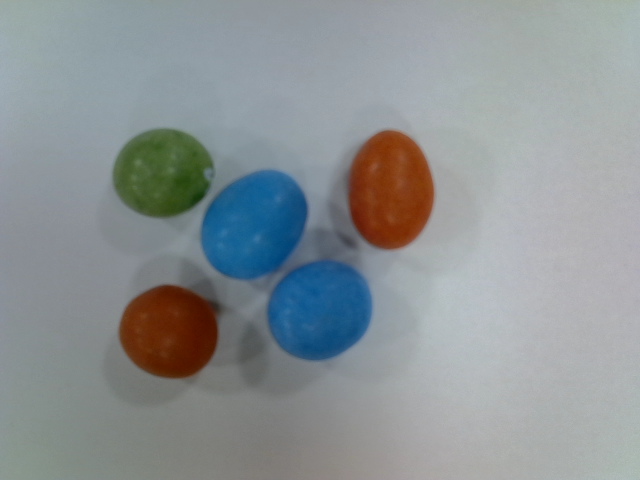
#> input picture SmartiesDetector/img_1.png, 640 x 480 px
$ python -i smartiesDetection.py   (imports and definitions only)
#> lines starting #> are read from the running program, lines starting #| are printed output that depends on the picture; after the words box and inside, x2 and y2 are one past the last pixel; in counts of white or black regions, pixels touching at a corner belong together
#> further down, picture is the input picture: shape (480, 640, 3); mean B, G, R 148.8, 146.8, 140.2
import cv2 as cv
import numpy as np

def smartiesDetection(img_bgr,):

    # Get image in HSV
    img_hsv = cv.cvtColor(img_bgr,cv.COLOR_BGR2HSV)
#> img_hsv: shape (480, 640, 3); mean H, S, V 86.1, 39.6, 155.4
    # Get image in RGB
    img = cv.cvtColor(img_bgr,cv.COLOR_BGR2RGB)
    h = img_bgr.shape[0]
#> h = 480
    w = img_bgr.shape[1]
#> w = 640

    ## RED SMARTIES DETECTION USING HSV ##
    red_smarties_img = img_bgr.copy()
    for i in range(h):
        for j in range(w):
            red_smarties_img[i,j,0] = 255
            red_smarties_img[i,j,1] = 255
            red_smarties_img[i,j,2] = 255
            h = img_hsv[i,j,0]
            s = img_hsv[i,j,1]
            v = img_hsv[i,j,2]
            if ((h > 0 and h < 15) or (h > 160 and h < 180)) and (s > 100 and s < 255) and (v > 20 and v < 255):
                red_smarties_img[i,j,0] = 0
                red_smarties_img[i,j,1] = 255
                red_smarties_img[i,j,2] =0
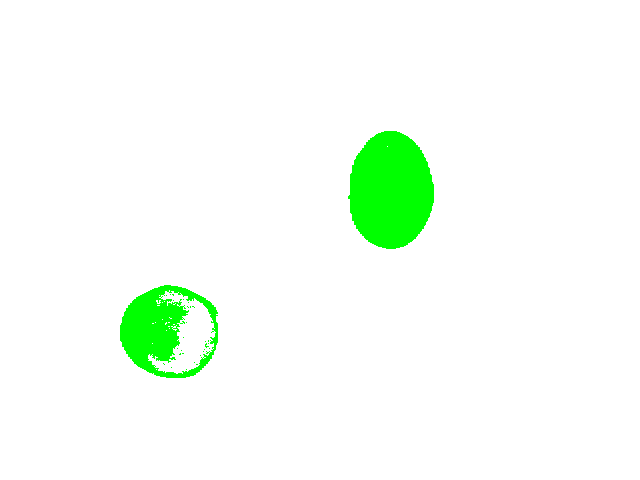
#> red_smarties_img: shape (480, 640, 3); mean B, G, R 244.6, 255, 244.6

        #cv.imshow("Red smarties", red_smarties_img)
        #cv.waitKey(1)
    red_smarties_gray = cv.cvtColor(red_smarties_img, cv.COLOR_BGR2GRAY)
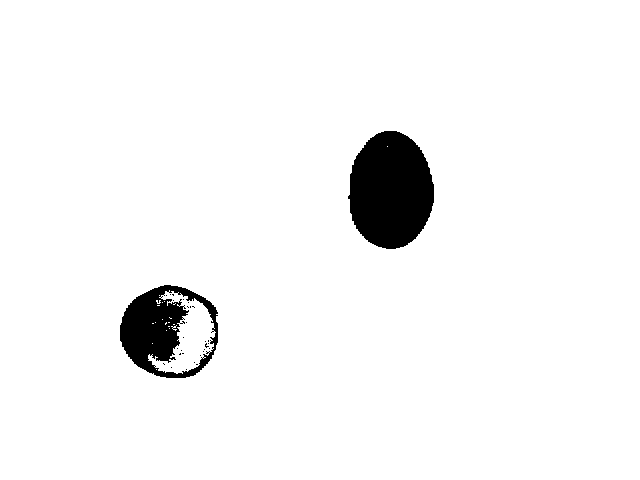
#> red_smarties_gray: shape (480, 640); values 150 (black) and 255 (white), 95.9% white; 30 black regions (28 under 20 px), largest, box (x1, y1, x2, y2) and area: (348, 131, 434, 249) 7847, (120, 285, 218, 378) 4626

    ## IMAGE OPENING TO CLOSE RED SMARTIES AREAS DETECTED ##
    kernel = np.ones((10, 10),np.uint8)
    opening = cv.morphologyEx(red_smarties_gray, cv.MORPH_OPEN, kernel)
#> opening: shape (480, 640); values 150 (black) and 255 (white), 95.6% white; 2 black regions, box (x1, y1, x2, y2) and area: (349, 132, 435, 250) 7848, (121, 286, 219, 379) 5645
    #opening_gbr = cv.cvtColor(opening, cv.COLOR_GRAY2BGR)
    #cv.imshow("Opening", opening_gbr)
    #cv.waitKey(1000)

    ## RED SMARTIES EDGE DETECTION WITH CANNY ##
    img_edges = cv.Canny(opening,100,200)
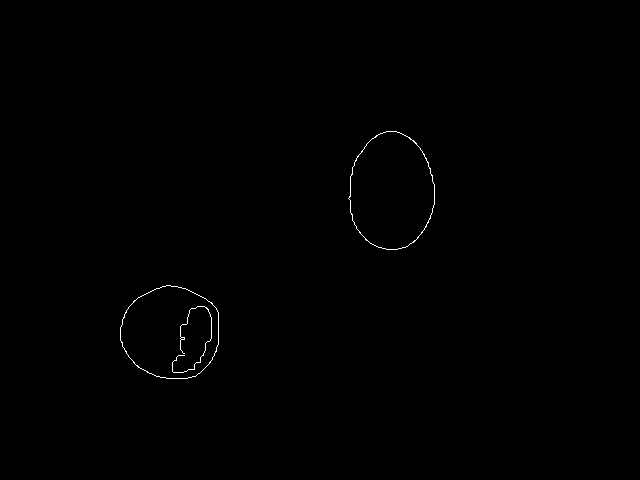
#> img_edges: shape (480, 640); 0.26% white in thin lines or dots, all inside (x1, y1, x2, y2) = (120, 131, 435, 379)

    # Obtain closed contourns from edge detection
    #img_edges_gbr = cv.cvtColor(img_edges,cv.COLOR_RGB2BGR)
    #cv.imshow("Canny",img_edges_gbr)
    #cv.waitKey(1000)

    smarties_cont, hierarchy = cv.findContours(img_edges, cv.RETR_EXTERNAL, cv.CHAIN_APPROX_SIMPLE)
#> smarties_cont = 2 contours; box (x1, y1, x2, y2) and area: (348, 131, 435, 250) 7863, (120, 285, 219, 379) 7228
    img_contourns_bgr = img_bgr.copy()
    cv.drawContours(img_contourns_bgr, smarties_cont, -1, (0,255,0), 3)
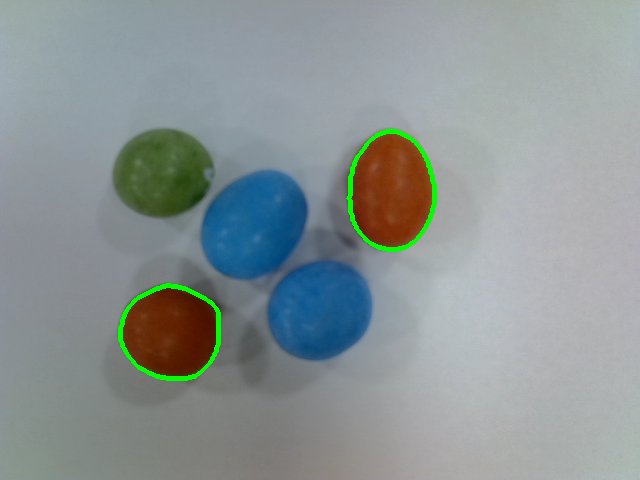
#> img_contourns_bgr: shape (480, 640, 3); 0.92% of pixels changed, all inside (x1, y1, x2, y2) = (118, 129, 437, 381)

    #cv.imshow("Contour",img_contourns_bgr)
    #cv.waitKey(1000)

    # CALCULATE CENTER OF EACH RED SMARTIES

    x = []
    y = []
    smarties_coord = []
    for i in range(len(smarties_cont)):
        # Create a mask image that contains the contour filled in
        cimg = np.zeros_like(img)
        cv.drawContours(cimg, smarties_cont, i, color=255, thickness=-1)

        # Access the image pixels and create a 1D numpy array then add to list
        pts = np.where(cimg == 255)
        # Save
        x.append(int(np.mean(pts[0])))
        y.append(int(np.mean(pts[1])))
        smarties_coord.append([int(np.mean(pts[0])), int(np.mean(pts[1]))])

        #cv.circle(cimg,(int(np.mean(pts[1])),int(np.mean(pts[0]))),5,(0,0,255),5)
        #cv.imshow("Smarties detection",cimg)
        #cv.waitKey(5000)

        pts = []
#> this loop made 2 passes
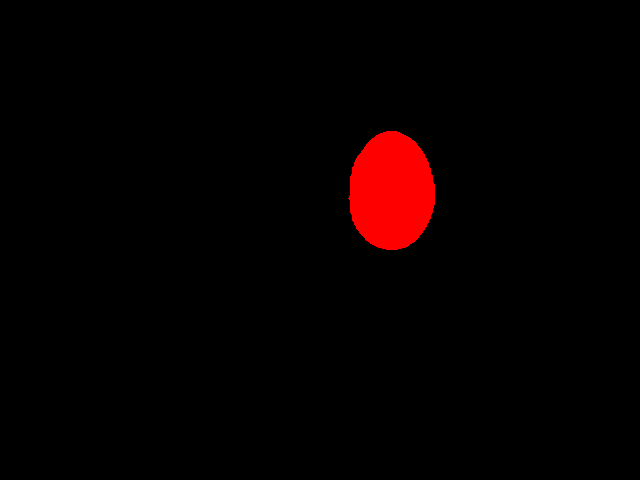
#> cimg: shape (480, 640, 3); mean R, G, B 6.6, 0, 0
#> after the loop, smarties_coord = [[332, 170], [191, 391]]; x = [332, 191]; y = [170, 391]

    img_rect = img_bgr.copy()
    smarties_bb = []
    i = 0
    for c in smarties_cont:
        rect = cv.boundingRect(c)
        print(cv.contourArea(c))
        x_rect,y_rect,w_rect,h_rect = rect
        img_bb = np.zeros((w_rect, h_rect,3),dtype=np.uint8)
        img_bb = img_rect[y_rect:y_rect+h_rect,x_rect:x_rect+w_rect,:]
        smarties_bb.append(img_bb)
        #cv.imshow("dddd",img_bb)
        #cv.waitKey(1000)
        i = i+1
#> this loop made 2 passes
#> (x_rect, y_rect, w_rect, h_rect, i) on passes 1 to 2: (120, 285, 99, 94, 1), (348, 131, 87, 119, 2)
#| 7228.0
#| 7863.0
#> pass 1, in smartiesDetection, `img_bb = img_rect[y_rect:y_rect+h_rect,x_rect:x_rect+w_rect,:]`:
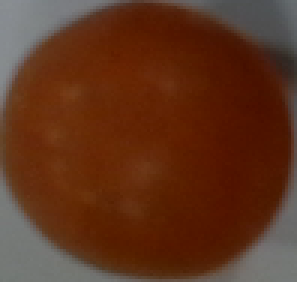
#> img_bb: shape (94, 99, 3) (shown 3 times larger); mean B, G, R 29.2, 51.3, 94.9
#> pass 2, in smartiesDetection, `img_bb = img_rect[y_rect:y_rect+h_rect,x_rect:x_rect+w_rect,:]`:
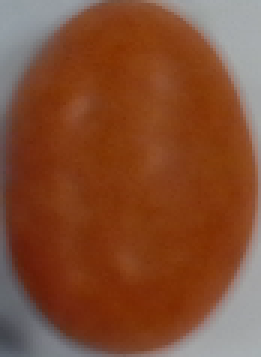
#> img_bb: shape (119, 87, 3) (shown 3 times larger); mean B, G, R 48.9, 76.4, 130.1
#> after the loop, i = 2; smarties_bb = 2 items

    return smarties_bb, smarties_coord


>>> import cv2
>>> picture = cv2.imread('img_1.png')
>>> result = smartiesDetection(picture)

$ run again, on SmartiesDetector/img_2.png
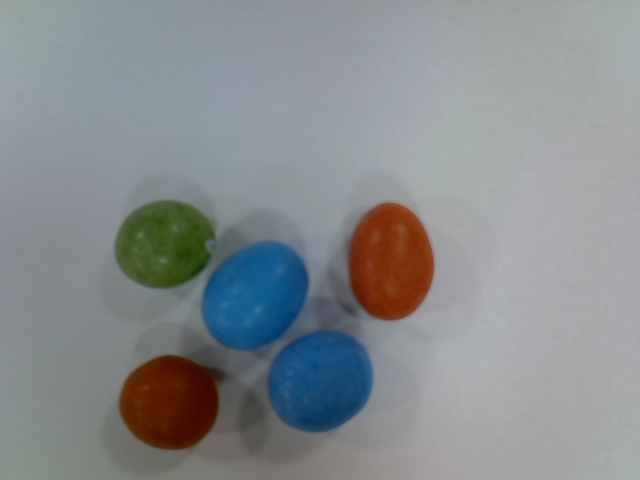
#> input picture SmartiesDetector/img_2.png, 640 x 480 px
#> picture is the input picture: shape (480, 640, 3); mean B, G, R 142.8, 140.4, 135.4
#> img_hsv: shape (480, 640, 3); mean H, S, V 88.6, 40.4, 149.1
#> red_smarties_gray: shape (480, 640); values 150 (black) and 255 (white), 96.9% white; 25 black regions (23 under 20 px), largest, box (x1, y1, x2, y2) and area: (349, 203, 434, 320) 7722, (120, 355, 220, 450) 1677
#> opening: shape (480, 640); values 150 (black) and 255 (white), 96.7% white; 7 black regions (3 under 20 px), largest, box (x1, y1, x2, y2) and area: (350, 204, 435, 321) 7775, (121, 356, 221, 451) 2244, (149, 424, 169, 436) 49, (175, 384, 180, 390) 26
#> img_edges: shape (480, 640); 0.31% white in thin lines or dots, all inside (x1, y1, x2, y2) = (120, 203, 435, 451)
#> smarties_cont = 4 contours, 2 with area under 20; largest, box (x1, y1, x2, y2) and area: (349, 203, 435, 321) 7788, (138, 360, 217, 447) 5186
#> img_contourns_bgr: shape (480, 640, 3); 1.31% of pixels changed, all inside (x1, y1, x2, y2) = (118, 201, 437, 453)
#> the loop in smartiesDetection, `for i in range(len(smarties_cont)):` made 4 passes
#> after the loop in smartiesDetection, `for i in range(len(smarties_cont)):`:
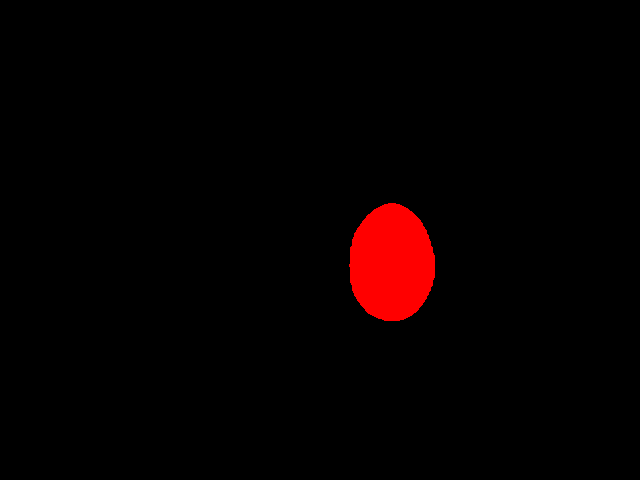
#> cimg: shape (480, 640, 3); mean R, G, B 6.6, 0, 0
#> after the loop in smartiesDetection, `for i in range(len(smarties_cont)):`: smarties_coord = [[438, 196], [403, 177], [390, 163], [262, 391]]; x = [438, 403, 390, 262]; y = [196, 177, 163, 391]
#> the loop in smartiesDetection, `for c in smarties_cont:` made 4 passes
#> (x_rect, y_rect, w_rect, h_rect) on passes 1 to 4: (164, 412, 55, 39), (138, 360, 79, 87), (120, 355, 101, 93), (349, 203, 86, 118)
#> (printed output is left out)
#> pass 2, in smartiesDetection, `img_bb = img_rect[y_rect:y_rect+h_rect,x_rect:x_rect+w_rect,:]`:
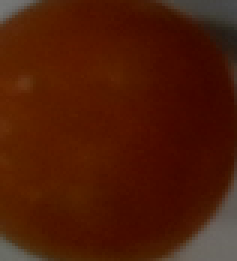
#> img_bb: shape (87, 79, 3) (shown 3 times larger); mean B, G, R 7.8, 27.3, 77.1
#> after the loop in smartiesDetection, `for c in smarties_cont:`: i = 4; smarties_bb = 4 items
